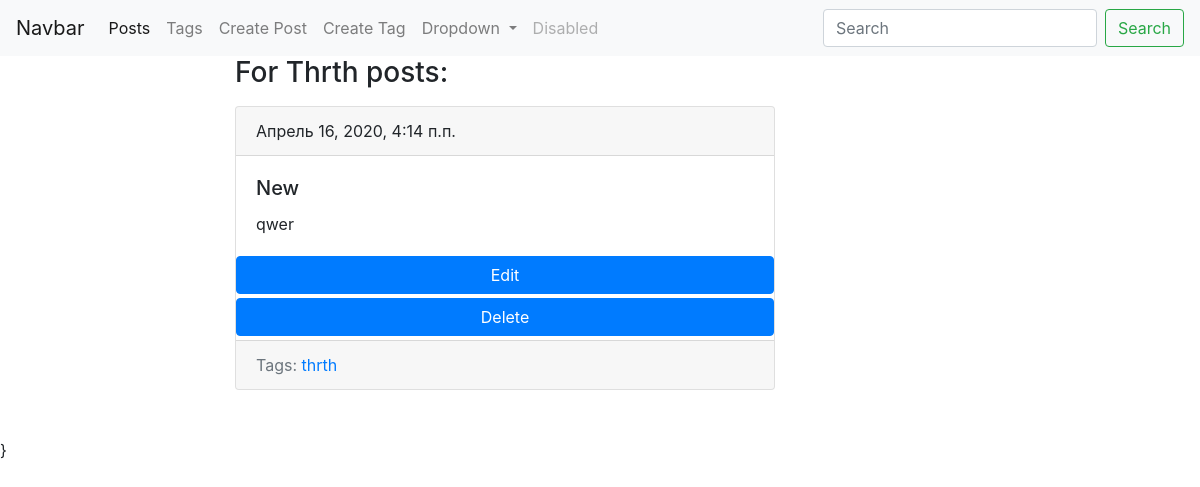
The page /blog/tag/hrth/ on the database its author committed.
### blog/models.py (models this page shows, shortened)
class Tag(models.Model):
    title = models.CharField(max_length=150, db_index=True)
    slug = models.SlugField(max_length=150, unique=True)
    def get_absolute_url(self):
        return reverse('tag_detail_url', kwargs={'slug': self.slug})
    class Meta:
        ordering = ['-title']

class Post(models.Model):
    title = models.CharField(max_length=150, db_index=True)
    slug = models.SlugField(max_length=150, unique=True, blank=True)
    body = models.TextField(blank=True, db_index=True)
    tags = models.ManyToManyField('Tag', blank=True, related_name='posts')
    date_pub = models.DateTimeField(auto_now_add=True)
    def get_update_url(self):
        return reverse('post_update_url', kwargs={'slug': self.slug})
    class Meta:
        ordering = ['-date_pub']

### blog/views.py (the view)
# urls.py: path('tag/<str:slug>/', TagDetail.as_view(), name='tag_detail_url'),
class TagDetail(ObjectDetailMixin, View):
    model = Tag
    template = 'blog/tag_detail.html'

### blog/utils.py (called while the page is built)
    def get(self, request, slug):
        obj = get_object_or_404(self.model, slug__iexact=slug)
        return render(request, self.template, context={self.model.__name__.lower(): obj, 'admin_obj': obj, 'detail': True})

### blog/templates/blog/tag_detail.html (shortened to what this page needs)
{% extends 'blog/base_blog.html' %}
{% block body %}
<div class="mb-3"><h3>For {{ tag.title|title }} posts:</h3></div>
{% for post in tag.posts.all %}
{% include 'blog/includs/post_tag_detail.html' %}
{% endfor %}
{% endblock %}

### blog/templates/blog/base_blog.html (shortened to what this page needs)
{% extends 'blog/base.html' %}

### blog/templates/blog/base.html (shortened to what this page needs)
{% load static %}
<!DOCTYPE html>
<html lang="en">
<head>
    <link rel="stylesheet" href="https://stackpath.bootstrapcdn.com/bootstrap/4.4.1/css/bootstrap.min.css">
    <link rel="stylesheet" href="{% static 'css/styles.css' %}">
</head>
<body>
<nav class="navbar navbar-expand-lg navbar-light bg-light">
  <a class="navbar-brand" href="#">Navbar</a>
  <div class="collapse navbar-collapse" id="navbarSupportedContent">
    <ul class="navbar-nav mr-auto">
      <li class="nav-item active">
        <a class="nav-link" href="{% url 'posts_url' %}">Posts <span class="sr-only">(current)</span></a>
      </li>
         <li class="nav-item">
        <a class="nav-link" href="{% url 'tags_list_url' %}">Tags</a>
      </li>
        <li class="nav-item">
            <a class="nav-link" href="{% url 'post_create_url' %}">Create Post</a>
        </li>
         <li class="nav-item">
        <a class="nav-link" href="{% url 'tag_create_url' %}">Create Tag</a>
          </li>
        <li class="nav-item dropdown">
        <a class="nav-link dropdown-toggle" href="#" id="navbarDropdown" role="button" data-toggle="dropdown" aria-haspopup="true" aria-expanded="false">
          Dropdown
        </a>
      </li>
      <li class="nav-item">
        <a class="nav-link disabled" href="#" tabindex="-1" aria-disabled="true">Disabled</a>
      </li>
    </ul>
    <form class="form-inline my-2 my-lg-0" action="{% url 'posts_url' %}">
      <input class="form-control mr-sm-2" type="search" placeholder="Search" aria-label="Search" name="search">
      <button class="btn btn-outline-success my-2 my-sm-0" type="submit">Search</button>
    </form>
  </div>
</nav>
<div class="container">
    <div class="row">
        <div class="col-6 offset-md-2">
    {% block body %}{% endblock %}
        </div>
    </div>
</div>
}
</body>
</html>

### blog/templates/blog/includs/post_tag_detail.html
<div class="card mb-5" >
  <div class="card-header">
    {{ post.date_pub}}
  </div>
  <div class="card-body">
    <h5 class="card-title">{{ post.title }}</h5>
    <p class="card-text">{{ post.body }}</p>
  </div>
    <a href="{{ post.get_update_url  }}" class="btn btn-primary mb-1">Edit</a>
    <a href="{% url 'post_delete_url' slug=post.slug %}" class="btn btn-primary mb-1">Delete</a>
  <div class="card-footer text-muted">
    Tags:
    {% for tag in post.tags.all %}
      <a href="{{ tag.get_absolute_url }}">{{ tag.title }}</a>
    {% endfor %}
  </div>
</div>

### rows shown on the page
Tag: title "Thrth", title "thrth"
Post: date_pub "Апрель 16, 2020, 4:14 п.п.", title "New", body "qwer"
